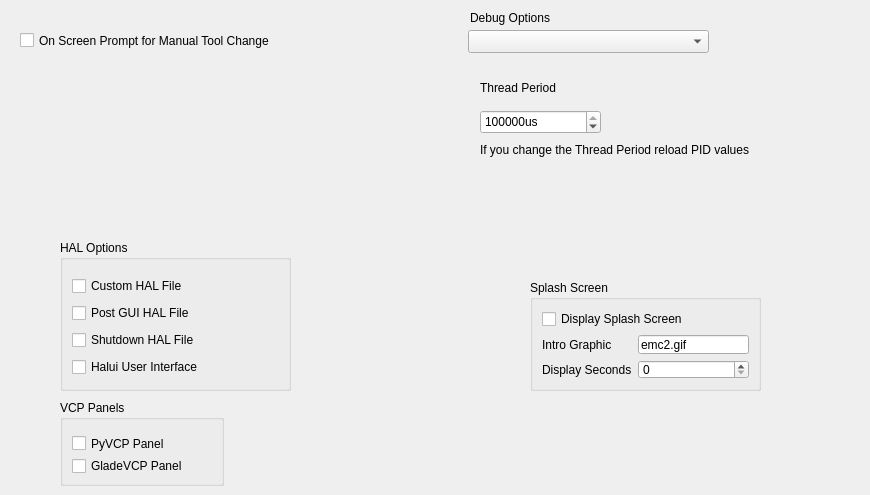
      <widget class="QWidget" name="options">
       <attribute name="title">
        <string>Options</string>
       </attribute>
       <widget class="QCheckBox" name="manualToolChangeCB">
        <property name="geometry">
         <rect>
          <x>20</x>
          <y>30</y>
          <width>351</width>
          <height>21</height>
         </rect>
        </property>
        <property name="text">
         <string>On Screen Prompt for Manual Tool Change</string>
        </property>
       </widget>
       <widget class="QComboBox" name="debugCB">
        <property name="geometry">
         <rect>
          <x>468</x>
          <y>30</y>
          <width>241</width>
          <height>23</height>
         </rect>
        </property>
       </widget>
       <widget class="QLabel" name="label_107">
        <property name="geometry">
         <rect>
          <x>470</x>
          <y>10</y>
          <width>101</width>
          <height>16</height>
         </rect>
        </property>
        <property name="text">
         <string>Debug Options</string>
        </property>
       </widget>
       <widget class="QSpinBox" name="servoPeriodSB">
        <property name="geometry">
         <rect>
          <x>480</x>
          <y>110</y>
          <width>121</width>
          <height>24</height>
         </rect>
        </property>
        <property name="suffix">
         <string>us</string>
        </property>
        <property name="maximum">
         <number>2500000</number>
        </property>
        <property name="singleStep">
         <number>1000</number>
        </property>
        <property name="value">
         <number>1000000</number>
        </property>
       </widget>
       <widget class="QLabel" name="label_211">
        <property name="geometry">
         <rect>
          <x>480</x>
          <y>80</y>
          <width>161</width>
          <height>16</height>
         </rect>
        </property>
        <property name="text">
         <string>Thread Period</string>
        </property>
       </widget>
       <widget class="QGroupBox" name="groupBox_6">
        <property name="geometry">
         <rect>
          <x>60</x>
          <y>240</y>
          <width>231</width>
          <height>151</height>
         </rect>
        </property>
        <property name="title">
         <string>HAL Options</string>
        </property>
        <layout class="QGridLayout" name="gridLayout_51">
         <property name="topMargin">
          <number>15</number>
         </property>
         <item row="3" column="0">
          <widget class="QCheckBox" name="shutdownCB">
           <property name="text">
            <string>Shutdown HAL File</string>
           </property>
          </widget>
         </item>
         <item row="1" column="0">
          <widget class="QCheckBox" name="customhalCB">
           <property name="text">
            <string>Custom HAL File</string>
           </property>
          </widget>
         </item>
         <item row="2" column="0">
          <widget class="QCheckBox" name="postguiCB">
           <property name="text">
            <string>Post GUI HAL File</string>
           </property>
          </widget>
         </item>
         <item row="4" column="0">
          <widget class="QCheckBox" name="haluiCB">
           <property name="text">
            <string>Halui User Interface</string>
           </property>
          </widget>
         </item>
        </layout>
       </widget>
       <widget class="QGroupBox" name="groupBox_10">
        <property name="geometry">
         <rect>
          <x>60</x>
          <y>400</y>
          <width>164</width>
          <height>86</height>
         </rect>
        </property>
        <property name="title">
         <string>VCP Panels</string>
        </property>
        <layout class="QGridLayout" name="gridLayout_53">
         <property name="topMargin">
          <number>15</number>
         </property>
         <item row="0" column="0">
          <widget class="QCheckBox" name="pyvcpCB">
           <property name="text">
            <string>PyVCP Panel</string>
           </property>
          </widget>
         </item>
         <item row="1" column="0">
          <widget class="QCheckBox" name="gladevcpCB">
           <property name="text">
            <string>GladeVCP Panel</string>
           </property>
          </widget>
         </item>
        </layout>
       </widget>
       <widget class="QLabel" name="label_359">
        <property name="geometry">
         <rect>
          <x>480</x>
          <y>140</y>
          <width>381</width>
          <height>20</height>
         </rect>
        </property>
        <property name="text">
         <string>If you change the Thread Period reload PID values</string>
        </property>
       </widget>
       <widget class="QGroupBox" name="groupBox_14">
        <property name="geometry">
         <rect>
          <x>530</x>
          <y>280</y>
          <width>231</width>
          <height>111</height>
         </rect>
        </property>
        <property name="title">
         <string>Splash Screen</string>
        </property>
        <layout class="QGridLayout" name="gridLayout_56">
         <item row="0" column="0" colspan="2">
          <widget class="QCheckBox" name="splashScreenCB">
           <property name="text">
            <string>Display Splash Screen</string>
           </property>
          </widget>
         </item>
         <item row="2" column="1">
          <widget class="QSpinBox" name="splashScreenSB"/>
         </item>
         <item row="2" column="0">
          <widget class="QLabel" name="label_360">
           <property name="text">
            <string>Display Seconds</string>
           </property>
          </widget>
         </item>
         <item row="1" column="0">
          <widget class="QLabel" name="label_361">
           <property name="text">
            <string>Intro Graphic</string>
           </property>
          </widget>
         </item>
         <item row="1" column="1">
          <widget class="QLineEdit" name="introGraphicLE">
           <property name="text">
            <string>emc2.gif</string>
           </property>
          </widget>
         </item>
        </layout>
       </widget>
      </widget>
